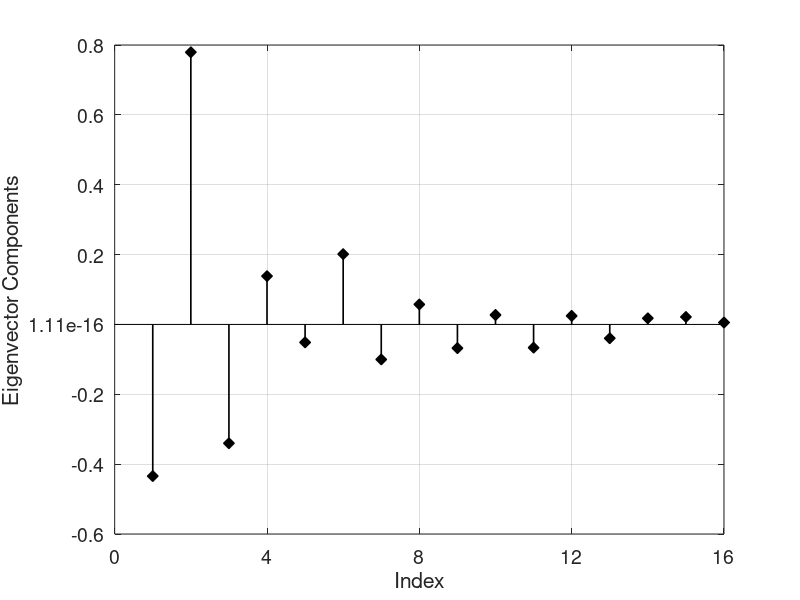

Write MATLAB code to recreate this figure. (Note: this script raises an error after producing the figure.)
clear
clc

N_400 = load('eigenvector_70.mat')

figure(1)
stem(N_400.V(:,end),'kd-','MarkerSize',8,'MarkerFaceColor','k','LineWidth',1.2)

xlabel('Index','FontSize',14)
ylabel('Eigenvector Components','FontSize',14)
axis([0 16 -0.6 0.8])
set(gca,'FontSize',14)
grid on

xticks(0:4:16)
yticks(-0.6:0.2:0.8)

fig = gcf;
fig.PaperPositionMode = 'auto';
print('EigenVector_B','-dtiff','-r800')